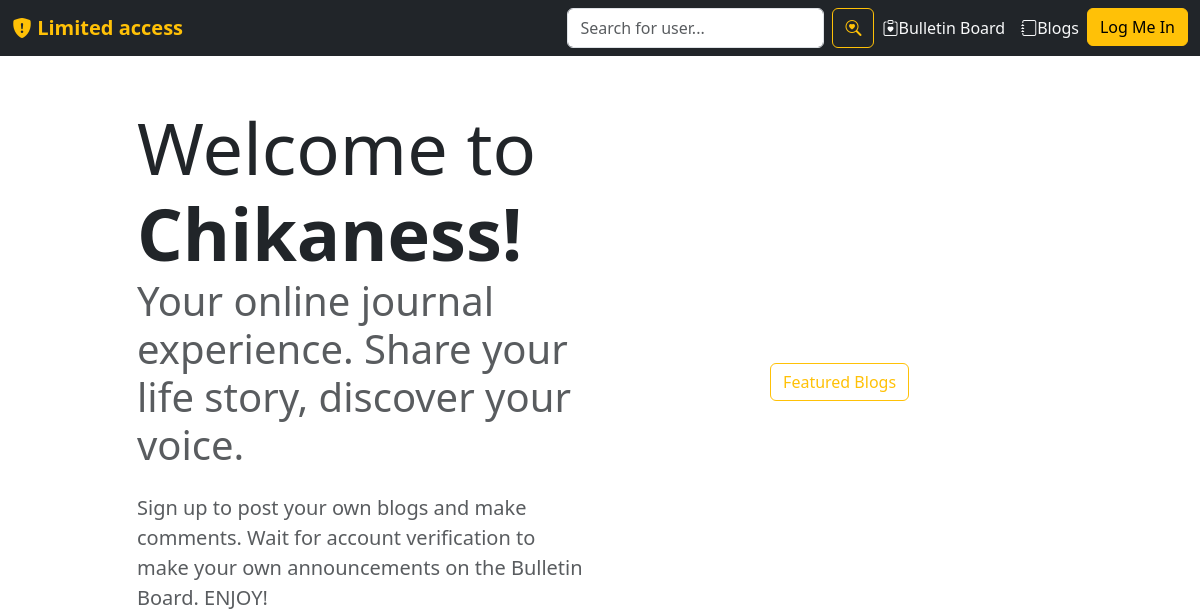
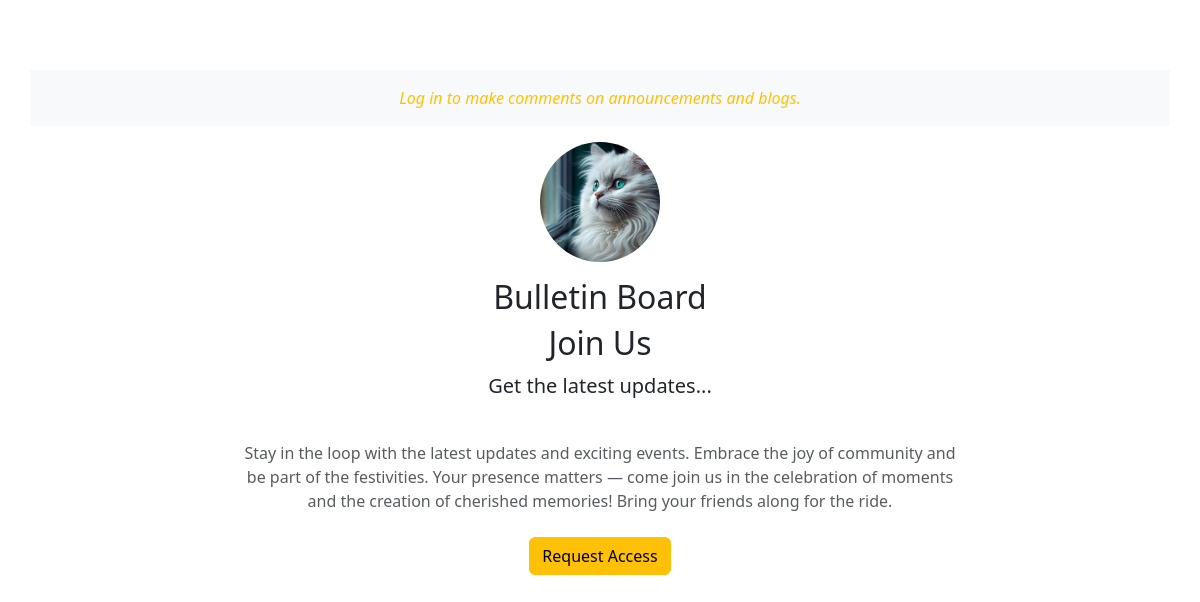
The app's page /, older data (2 pictures, top to bottom).
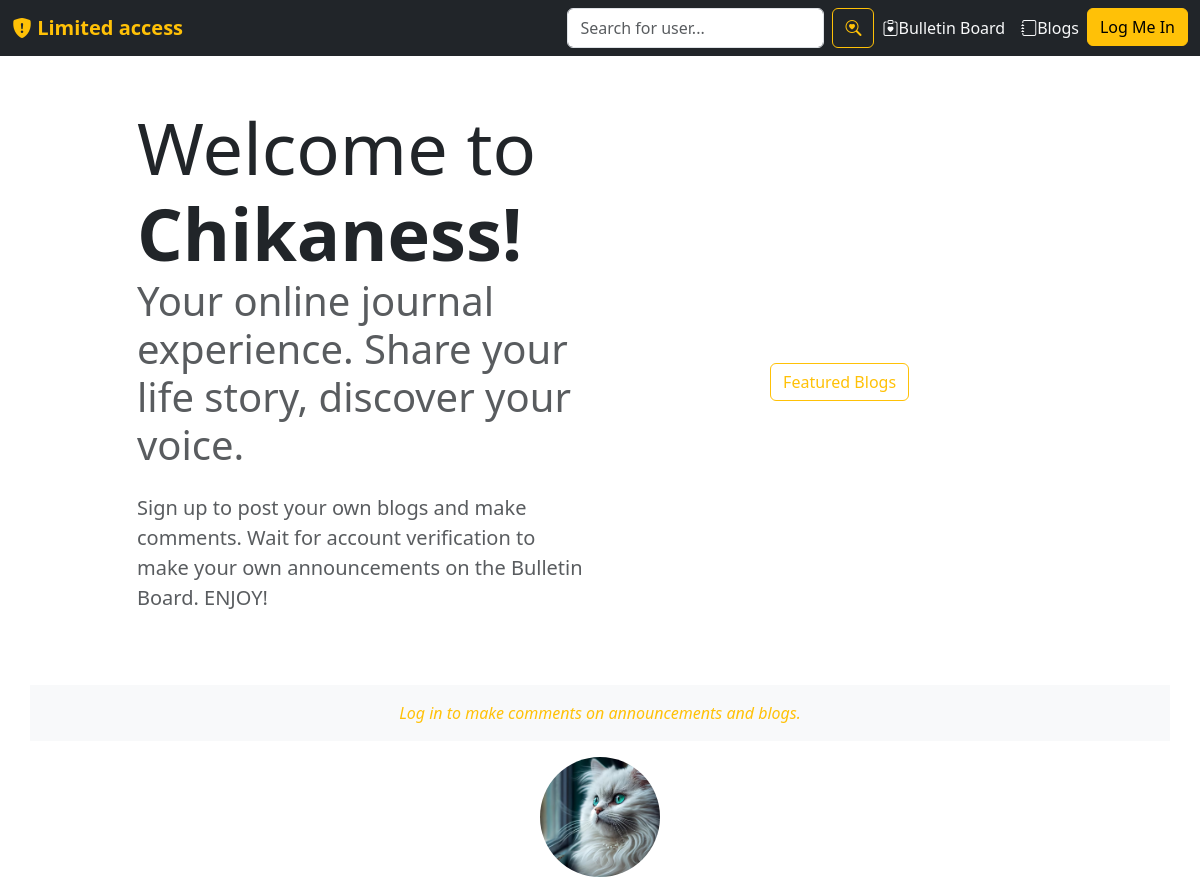
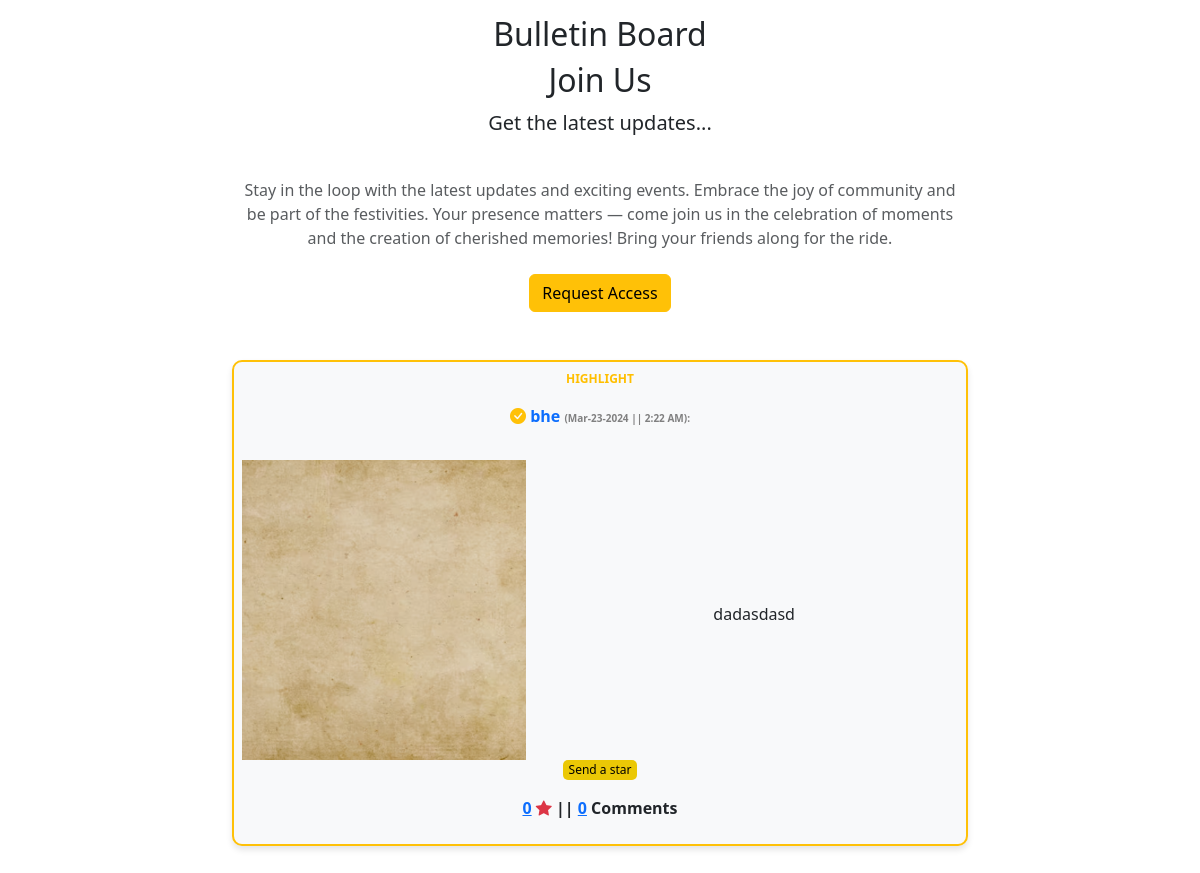
The same page, newer data (2 pictures, top to bottom).
### users/models.py (models this page shows, shortened)
class BulletinBoard(models.Model):
    id = models.UUIDField(primary_key=True, default=uuid.uuid4)
    user = models.CharField(max_length=100)
    content = models.TextField()
    image = models.ImageField(default='read-me.jpg', upload_to='announcement_pics')
    liked = models.ManyToManyField(User, default=None, blank=True, related_name='liked')
    created_at = models.DateTimeField(default=datetime.now)
    no_of_likes = models.IntegerField(default=0)
    no_of_comments = models.IntegerField(default=0)
    highlight = models.BooleanField(default=False)

### users/views.py (the view)
# urls.py: path('',views.index,name='index'),
def index(request):
    user_profile = None
    if request.user.is_authenticated:
        try:
            user_object = User.objects.get(username=request.user.username)
            user_profile = Profile.objects.get(user=user_object)
        except User.DoesNotExist or Profile.DoesNotExist:
            pass
    all_posts = BulletinBoard.objects.all().order_by('-created_at')
    user_following_list = []
    feed = []
    user_following = FollowersCount.objects.filter(follower=request.user.username)
    for users in user_following:
        user_following_list.append(users.user)
    for usernames in user_following_list:
        feed_lists = BulletinBoard.objects.filter(user=usernames).order_by('-created_at')
        feed.append(feed_lists)
    highlighted_posts = BulletinBoard.objects.filter(highlight=True)
    feed_list = list(chain(*feed)) + list(highlighted_posts)
    first_20_posts = feed_list[:18]
    return render(request, 'users/index.html', {'user_profile': user_profile, 'posts': first_20_posts})

### users/templates/users/index.html (shortened to what the changed rows need)
{% load static %}
<!doctype html>
<html lang="en">
<head>
    <link href="https://cdn.jsdelivr.net/npm/bootstrap@5.3.2/dist/css/bootstrap.min.css" rel="stylesheet">
    <link rel="stylesheet" href="https://cdn.jsdelivr.net/npm/bootstrap-icons@1.11.2/font/bootstrap-icons.min.css">
    <link rel="stylesheet" href="https://cdnjs.cloudflare.com/ajax/libs/lightbox2/2.11.3/css/lightbox.min.css">
</head>
<body>
    <section id="yaela">
        <div class="container-lg mt-5">
            <div class="row justify-content-center align-items-center">
                <div class="col-md-5 text-center text-md-start">
                    <h1>
                        <div class="display-2">Welcome to<span class="fw-bold"> Chikaness!</span></div>
                        <div class="display-6 text-muted">Your online journal experience. Share your life story, discover your voice.</div>
                    </h1>
                </div>
            </div>
        </div>
    </section>
    <section id="bulletin-board">
        <div class="container mb-0 pb-5 mt-5">
            <div class="text-center pt-3">
                <h2>Bulletin Board</h2>
            </div>
                {% if user.is_authenticated %}
                {% else %}
                <div class="container mb-0 pb-5">
                    <div class="text-center">
                        <h2>Join Us</h2>
                    </div>
                </div>
                {% endif %}
            <div class="row justify-content-center">
                <div class="col-md-8 text-center">
                    {% for post in posts %}
                    {% if post.highlight %}
                    <div class="bg-light border border-2 border-warning p-2 mb-3" style="
                    border-radius:10px;
                    box-shadow: 0 4px 6px rgba(0, 0, 0, 0.1);
                    ">
                    <div class="">
                        <p style="font-size:12px;
                                font-weight:bolder; color:rgb(255, 191, 0);
                                margin-bottom: 1px;">HIGHLIGHT</p>
                            <p class="fw-bold text-warning">
                                <a href="{% url 'profile' username=post.user %}" style="text-decoration: none;">
                        <p class="fw-bold text-warning">
                            <a href="{% url 'profile' username=post.user %}" style="text-decoration: none;">
                                <i class="bi bi-check-circle-fill text-warning"></i>
                                 <span>{{ post.user }}</span>
                            </a>
                                <span style="font-size:10px; color:gray;">
                                ({{ post.created_at|date:"M-d-Y" }} || {{ post.created_at|time:"g:i A" }}):
                            </span>
                        </p>
                    <div class="row align-items-center pt-3">
                        <div class="col-lg-5">
                             <a href="{{ post.image.url }}" data-lightbox="image" class="lightbox-link">
                            <img src="{{ post.image.url }}" style="object-fit:cover; width:100%; height: 300px;">
                            <div class="close-button">x</div>
                            </a>
                        </div>
                        <div class="col-lg-7">
                            <p class="text-muted my-4" style="text-align: left;">
                                <div class="bulletin-post" id="post{{ post.id }}">
                                    {{ post.content|truncatewords:60 }}
                                </div>
                            </p>
                        </div>
                    </div>
                    {% endif %}
                        </div>
                        <form action="{% url 'users:like-post' %}" method="POST" class="like-form" id="{{post.id}}">
                            <p class="fst-italic" style="font-size:12px;">
                                {% if user not in post.liked.all %}
                                <button type="submit" style="border:none; border-radius:5px; background-color:#ebc805;" class="like-btn{{post.id}}">
                                    Send a star
                                </button>
                                {% else %}
                                <button type="submit" style="border:none; border-radius:5px; background-color:#ebc805;" class="like-btn{{post.id}}">
                                    Unsend star
                                </button>
                                {% endif %}
                                <div class="d-inline fw-bold">
                                    <a href="{% url 'users:likers' post.id %}"
                                    {% comment %} data-bs-toggle="modal" data-bs-target="#likersModal"> {% endcomment %}
                                        <span class="like-count{{post.id}}">{{ post.no_of_likes }}</a></span>
                                    <span><i class="bi bi-star-fill text-danger"></i></span> ||
                                    <a href="{% url 'users:likers' post.id %}">
                                        <span>{{ post.no_of_comments }}</span></a>
                                        {% if post.no_of_comments == 1 %}Comment
                                        {%else%} Comments {% endif %}
                                </div>
                            </p>
                        </form>
                    </div>
                    {% endfor %}
                </div>
            </div>
        </div>
    </section>
</body>
</html>

Row changes from the older to the newer data that the page shows:
now on this page (row edited): BulletinBoard: user "bhe", created_at "Mar-23-2024", created_at "2:22 AM", image (picture), content "dadasdasd", no_of_likes "0", no_of_comments "0", shows "Comments"
